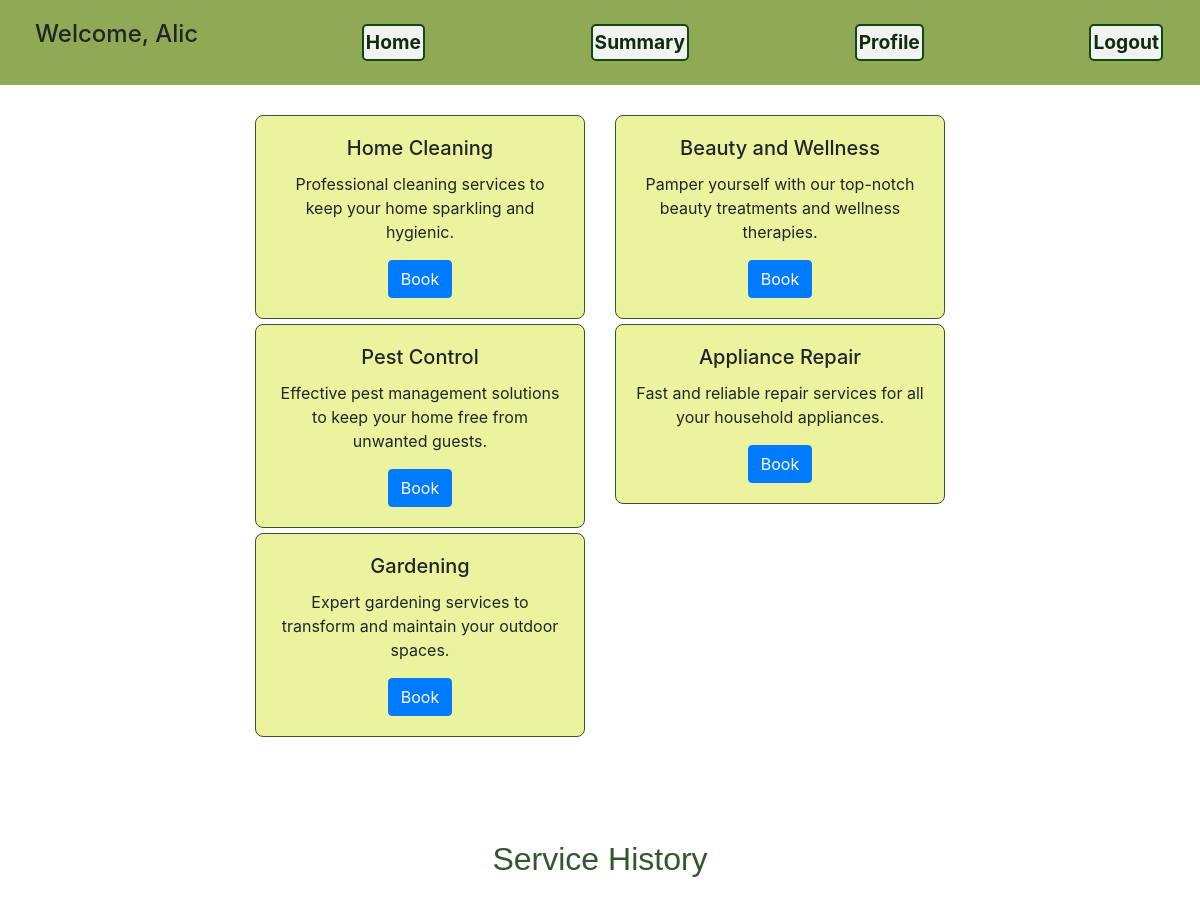
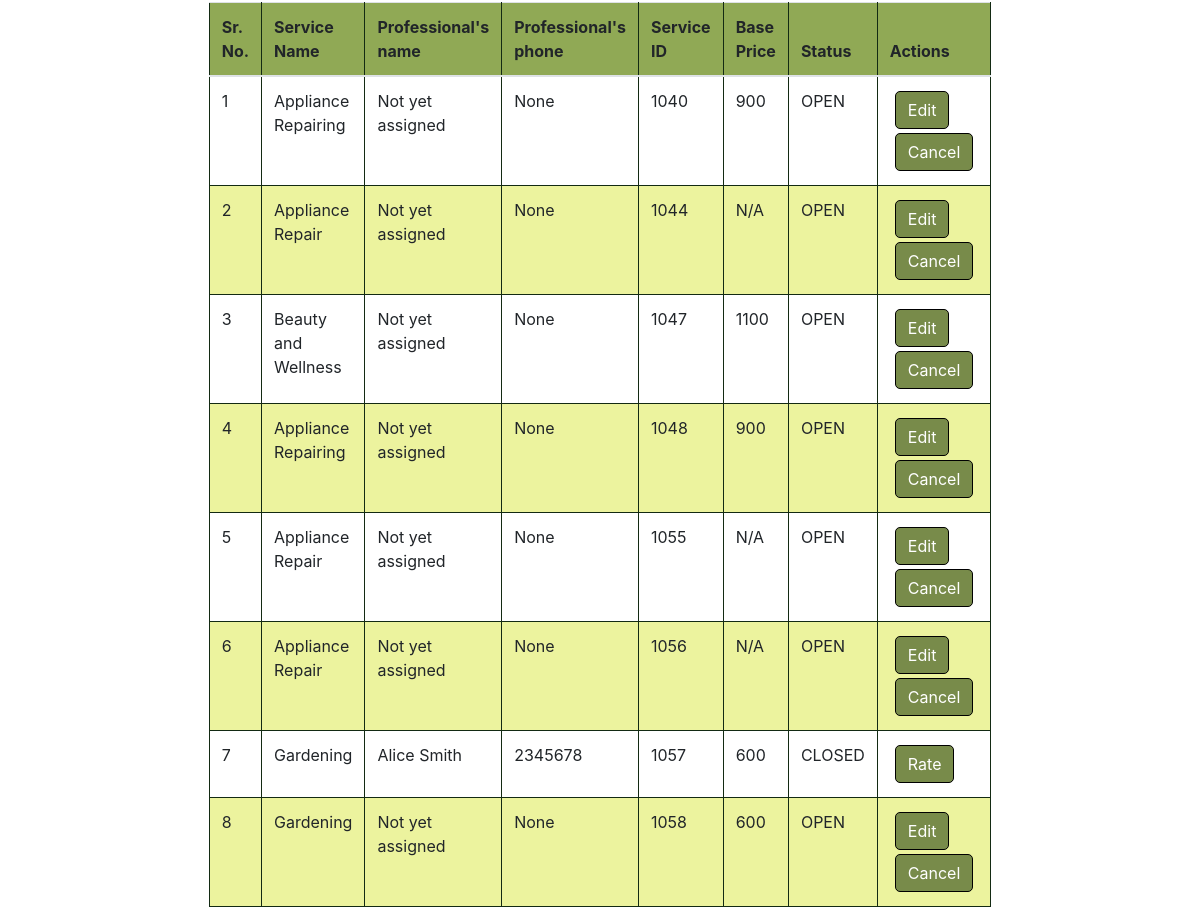
The app's page /user_page (signed in) with its own data (2 pictures, top to bottom).
### tables this page shows
CREATE TABLE services(
name text,
price integer);

CREATE TABLE "service_history" (
    id INTEGER PRIMARY KEY AUTOINCREMENT,
    username TEXT,
    Prof_name TEXT,
    Prof_phone INTEGER,
    service_name TEXT NOT NULL,
    status TEXT,
    cust_name TEXT,
    cust_phone INTEGER, username_prof text,
    FOREIGN KEY (username) REFERENCES customer(username),
    FOREIGN KEY (Prof_name) REFERENCES professional(name),
    FOREIGN KEY (Prof_phone) REFERENCES professional(phone),
    FOREIGN KEY (cust_name) REFERENCES customer(name),
    FOREIGN KEY (cust_phone) REFERENCES customer(phone)
);

### app.py (the view)
@app.route('/user_page', methods=['GET'])
def user_page():
    if 'username' in session:
        username = session['username']
        name = session['name']
        db = get_db()
        cursor = db.cursor()
        cursor.execute("""
            SELECT service_name, Prof_name, Prof_phone, status, id
            FROM service_history
            WHERE username = ?
        """, (username,))
        service_history = cursor.fetchall()
        prices = []
        for history in service_history:
            service_name = history[0]
            cursor.execute("""
                SELECT price
                FROM services
                WHERE name = ?
            """, (service_name,))
            price = cursor.fetchone()
            prices.append(price[0] if price else 'N/A')
        db.close()
        return render_template('user_page.html', name=name, service_history=service_history, prices=prices,zip=zip)
    return redirect(url_for('login_details'))

### app.py (called while the page is built)
def get_db():
    db = sqlite3.connect(DATABASE)
    return db

### templates/user_page.html (shortened to what this page needs)
<!DOCTYPE html>
<html lang="en">
<head>
    <link rel="stylesheet" href="https://cdn.jsdelivr.net/npm/bootstrap@4.0.0/dist/css/bootstrap.min.css">
    <link rel="stylesheet" href="/static/style3.css">
</head>
<body>
    <nav class="navbar">
        <label><h4>Welcome, {{ name }}</h4></label>
        <a class="nav-list" href="{{ url_for('user_page') }}">Home</a>
        <a class="nav-list" href="{{ url_for('user_summary') }}">Summary</a>
        <a class="nav-list" href="{{ url_for('profile') }}">Profile</a>
        <a class="nav-list" href="{{ url_for('logout')}}">Logout</a>
    </nav>
    <div class="container">
        <div class="row">
            <div class="col-sm-6">
                <div class="card">
                    <div class="card-body">
                        <h5 class="card-title">Home Cleaning</h5>
                        <p class="card-text">Professional cleaning services to keep your home sparkling and hygienic.</p>
                        <form action="{{ url_for('home_cleaning') }}" method="GET">
                            <button type="submit" class="btn btn-primary">Book</button>
                        </form>
                    </div>
                </div>
            </div>
            <div class="col-sm-6">
                <div class="card">
                    <div class="card-body">
                        <h5 class="card-title">Beauty and Wellness</h5>
                        <p class="card-text">Pamper yourself with our top-notch beauty treatments and wellness therapies.</p>
                        <form action="{{ url_for('beauty_wellness') }}" method="GET">
                            <button type="submit" class="btn btn-primary">Book</button>
                        </form>
                    </div>
                </div>
            </div>
            <div class="col-sm-6">
                <div class="card">
                    <div class="card-body">
                        <h5 class="card-title">Pest Control</h5>
                        <p class="card-text">Effective pest management solutions to keep your home free from unwanted guests.</p>
                        <form action="{{ url_for('pest_control') }}" method="GET">
                            <button type="submit" class="btn btn-primary">Book</button>
                        </form>
                    </div>
                </div>
            </div>
            <div class="col-sm-6">
                <div class="card">
                    <div class="card-body">
                        <h5 class="card-title">Appliance Repair</h5>
                        <p class="card-text">Fast and reliable repair services for all your household appliances.</p>
                        <form action="{{ url_for('appliance') }}" method="GET">
                            <button type="submit" class="btn btn-primary">Book</button>
                        </form>
                    </div>
                </div>
            </div>
            <div class="col-sm-6">
                <div class="card">
                    <div class="card-body">
                        <h5 class="card-title">Gardening</h5>
                        <p class="card-text">Expert gardening services to transform and maintain your outdoor spaces.</p>
                        <form action="{{ url_for('gardening') }}" method="GET">
                            <button type="submit" class="btn btn-primary">Book</button>
                        </form>
                    </div>
                </div>
            </div>
        </div>
    </div><br><br>
    <div class="table">
        <h2>Service History</h2>
        <table class="table">
            <thead>
                <tr>
                    <th>Sr. No.</th>
                    <th>Service Name</th>
                    <th>Professional's name</th>
                    <th>Professional's phone</th>
                    <th>Service ID</th>
                    <th>Base Price</th>
                    <th>Status</th>
                    <th>Actions</th>
                </tr>
            </thead>
            <tbody>
                {% for service,price in zip(service_history, prices) %}
                    <tr>
                        <td>{{ loop.index }}</td>
                        <td>{{ service[0] }}</td>
                        <td>{% if service[1] is none %}Not yet assigned{% else %}{{ service[1] }}{% endif %}</td>
                        <td>{{ service[2] }}</td>
                        <td>{{ service[4] }}</td>
                        <td>{{ price }}</td>
                        <td>{{ service[3] }}</td>
                        <td>{% if service[3]=='OPEN' and service[1] is none %}
                            <form action="{{url_for('edit', id=service[4])}}" method="get">
                            <button>Edit</button>
                            </form>
                            <form action="{{url_for('cancel', id=service[4])}}" method="get">
                                <button>Cancel</button></form>
                            {% elif service[3]=='OPEN' and service[1] is not none %}
                            <form action="{{url_for('cancel', id=service[4])}}" method="get">
                                <button>Cancel</button>
                            </form>
                            {% elif service[3]=='ASSIGNED'%}
                            <form action="{{url_for('cancel', id=service[4])}}" method="get">
                                <button>Cancel</button></form>
                            {% elif service[3]=='CLOSED' %}
                            <form action="{{ url_for('rate_professional', prof_id=service[2]) }}" method="get">
                                <button>Rate</button>
                            </form>
                            {% else %}--
                            {% endif %}</td>
                    </tr>
                 {% endfor %}
            </tbody>
        </table>
    </div>
</body>
</html>

### static/style3.css (style rules this page uses)
.navbar { background-color: #90a955; padding: 20px 35px; }
.nav-list { justify-content: space-between; align-items: center; color: #132a13; font-weight: bolder; font-size: larger; }
.container { display: flex; align-items: center; justify-content: center; align-content: center; margin-top: 30px; width: 60%; }
.card { border-radius: 8px; text-align: center; border-color: #31572c; background-color: #ecf39e; margin-bottom: 5px; }
a { background-color: #f1f3f1; border-radius: 5px; border: 2px solid rgb(16, 73, 21); color: rgb(36, 102, 19); text-align: center; text-decoration: none; display: inline-block; font-size: 18px; margin: 4px 2px; cursor: pointer; padding: 2px; }
.table { width:75%; border-collapse: collapse ; margin-left: auto; margin-right: auto; margin-top: 25px; }
.table th { background-color: #90a955; }
.table tr:nth-child(even) { background-color: #ecf39e; }
.table td,th { border: 1px solid #132a13; }
.table button { margin: 2px 5px; padding: 6px 12px; border: 1px solid black; border-radius: 5px; background-color: #788b4a; color: white; cursor: pointer; }
h2 { margin-top: 50px; color: #31572c; text-align: center; font-family: 'Arial Black',sans-serif; }

### records on screen
services: service_name "Appliance Repairing", shows "Not yet assigned", service "None", service "1040", price "900", status "OPEN", service "1048"
service_history: service_name "Appliance Repair", shows "Not yet assigned", service "None", id "1044", price "N/A", status "OPEN"
services: service_name "Beauty and Wellness", shows "Not yet assigned", service "None", service "1047", price "1100", status "OPEN"
service_history: service_name "Appliance Repair", shows "Not yet assigned", service "None", id "1055", price "N/A", status "OPEN"
service_history: service_name "Appliance Repair", shows "Not yet assigned", service "None", id "1056", price "N/A", status "OPEN"
services: service_name "Gardening", Prof_name "Alice Smith", Prof_phone "2345678", service "1057", price "600", status "CLOSED", shows "Not yet assigned", service "None", service "1058", status "OPEN"

### other values on screen
{{ name }} "Alic"
